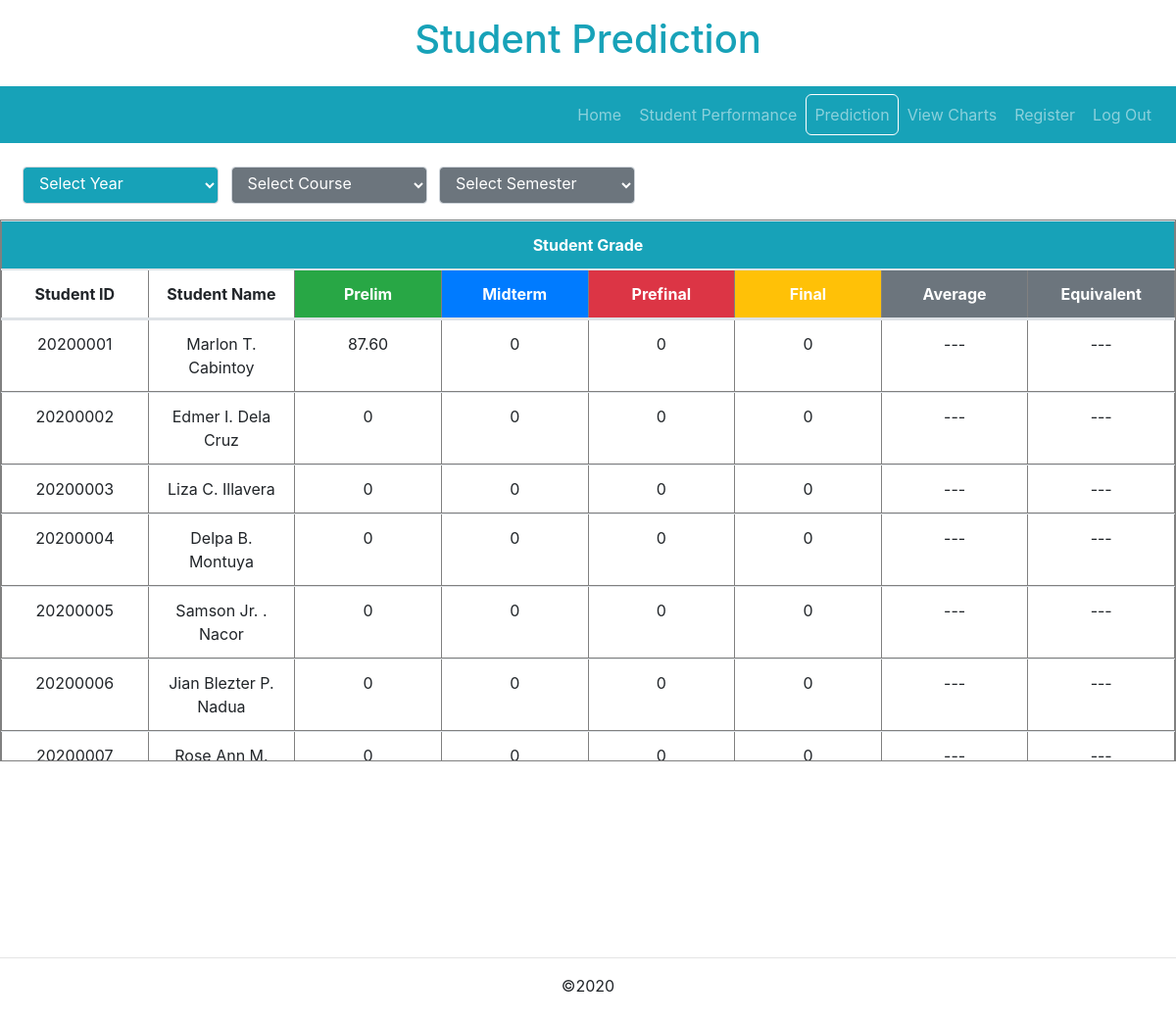
Before: /private/admin/prediction_04-08-20.php (signed in) with the older database file.
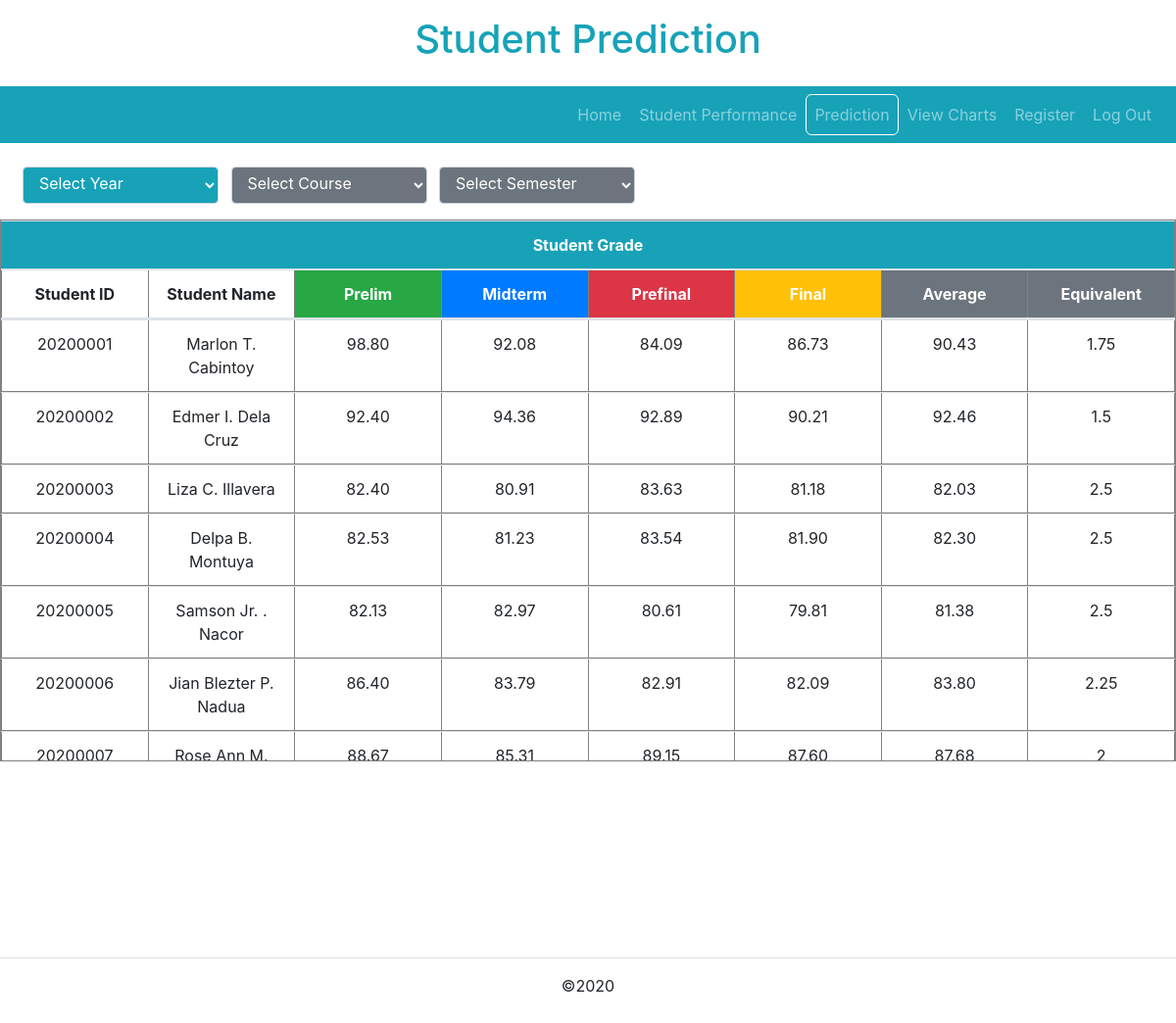
After: the same page with the newer database file.
### tables this page shows
CREATE TABLE `prelim1` (
  `id` int(11) NOT NULL,
  `student_no` varchar(255) NOT NULL,
  `student_name` varchar(255) NOT NULL,
  `year` varchar(255) NOT NULL,
  `course` varchar(255) NOT NULL,
  `prelim_output_1` varchar(255) NOT NULL,
  `prelim_output_2` varchar(255) NOT NULL,
  `prelim_output_total_score` varchar(255) NOT NULL,
  `prelim_output_base` varchar(255) NOT NULL,
  `prelim_output_weight` varchar(255) NOT NULL,
  `prelim_performance_1` varchar(255) NOT NULL,
  `prelim_performance_2` varchar(255) NOT NULL,
  `prelim_performance_total_score` varchar(255) NOT NULL,
  `prelim_performance_base` varchar(255) NOT NULL,
  `prelim_performance_weight` varchar(255) NOT NULL,
  `prelim_written_test` varchar(255) NOT NULL,
  `prelim_written_test_base` varchar(255) NOT NULL,
  `prelim_written_test_weight` varchar(255) NOT NULL,
  `prelim_grade` varchar(255) NOT NULL,
  `prelim_grade_equivalent` varchar(255) NOT NULL,
  `semester` varchar(255) NOT NULL
);

CREATE TABLE `_user_tbl_` (
  `id` int(11) NOT NULL,
  `student_no` varchar(255) NOT NULL,
  `lastname` varchar(255) NOT NULL,
  `firstname` varchar(255) NOT NULL,
  `middlename` varchar(255) NOT NULL,
  `course` varchar(255) NOT NULL,
  `year` varchar(255) NOT NULL,
  `username` varchar(255) NOT NULL,
  `password` varchar(255) NOT NULL,
  `account_type` varchar(255) NOT NULL
);

CREATE TABLE `midterm1` (
  `id` int(11) NOT NULL,
  `student_no` varchar(255) NOT NULL,
  `student_name` varchar(255) NOT NULL,
  `year` varchar(255) NOT NULL,
  `course` varchar(255) NOT NULL,
  `midterm_output_1` varchar(255) NOT NULL,
  `midterm_output_2` varchar(255) NOT NULL,
  `midterm_output_total_score` varchar(255) NOT NULL,
  `midterm_output_base` varchar(255) NOT NULL,
  `midterm_output_weight` varchar(255) NOT NULL,
  `midterm_performance_1` varchar(255) NOT NULL,
  `midterm_performance_2` varchar(255) NOT NULL,
  `midterm_performance_total_score` varchar(255) NOT NULL,
  `midterm_performance_base` varchar(255) NOT NULL,
  `midterm_performance_weight` varchar(255) NOT NULL,
  `midterm_written_test` varchar(255) NOT NULL,
  `midterm_written_test_base` varchar(255) NOT NULL,
  `midterm_written_test_weight` varchar(255) NOT NULL,
  `midterm_2nd_quarter` varchar(255) NOT NULL,
  `midterm_grade` varchar(255) NOT NULL,
  `midterm_grade_equivalent` varchar(255) NOT NULL,
  `midterm_remarks` varchar(255) NOT NULL,
  `semester` varchar(255) NOT NULL
);

CREATE TABLE `prefinal1` (
  `id` int(11) NOT NULL,
  `student_no` varchar(255) NOT NULL,
  `student_name` varchar(255) NOT NULL,
  `year` varchar(255) NOT NULL,
  `course` varchar(255) NOT NULL,
  `prefinal_output_1` varchar(255) NOT NULL,
  `prefinal_output_2` varchar(255) NOT NULL,
  `prefinal_output_total_score` varchar(255) NOT NULL,
  `prefinal_output_base` varchar(255) NOT NULL,
  `prefinal_output_weight` varchar(255) NOT NULL,
  `prefinal_performance_1` varchar(255) NOT NULL,
  `prefinal_performance_2` varchar(255) NOT NULL,
  `prefinal_performance_total_score` varchar(255) NOT NULL,
  `prefinal_performance_base` varchar(255) NOT NULL,
  `prefinal_performance_weight` varchar(255) NOT NULL,
  `prefinal_written_test` varchar(255) NOT NULL,
  `prefinal_written_test_base` varchar(255) NOT NULL,
  `prefinal_written_test_weight` varchar(255) NOT NULL,
  `prefinal_3rd_quarter` varchar(255) NOT NULL,
  `prefinal_grade` varchar(255) NOT NULL,
  `prefinal_grade_equivalent` varchar(255) NOT NULL,
  `semester` varchar(255) NOT NULL,
  `prefinal_prediction` varchar(255) NOT NULL
);

CREATE TABLE `final1` (
  `id` int(11) NOT NULL,
  `student_no` varchar(255) NOT NULL,
  `student_name` varchar(255) NOT NULL,
  `year` varchar(255) NOT NULL,
  `course` varchar(255) NOT NULL,
  `final_output_1` varchar(255) NOT NULL,
  `final_output_2` varchar(255) NOT NULL,
  `final_output_total_score` varchar(255) NOT NULL,
  `final_output_base` varchar(255) NOT NULL,
  `final_output_weight` varchar(255) NOT NULL,
  `final_performance_1` varchar(255) NOT NULL,
  `final_performance_2` varchar(255) NOT NULL,
  `final_performance_total_score` varchar(255) NOT NULL,
  `final_performance_base` varchar(255) NOT NULL,
  `final_performance_weight` varchar(255) NOT NULL,
  `final_written_test` varchar(255) NOT NULL,
  `final_written_test_base` varchar(255) NOT NULL,
  `final_written_test_weight` varchar(255) NOT NULL,
  `final_4th_quarter` varchar(255) NOT NULL,
  `final_grade` varchar(255) NOT NULL,
  `final_grade_equivalent` varchar(255) NOT NULL,
  `final_grade_remarks` varchar(255) NOT NULL,
  `semester` varchar(255) NOT NULL,
  `final_prediction` varchar(255) NOT NULL
);

### private/admin/prediction_04-08-20.php (the view, shortened to what the rows shown need)
<?php
include("../bins/connections.php");
include("../../bins/header.php");
?>
<center>
<h1 class="py-3 text-info px-1">Student Prediction</h1>
</center>
<br>
<table border="1" class="table table-hover mt-3 col-sm">
    <thead>
    <tr><th class="px-3 text-center bg-info text-white" colspan="8">Student Grade</th></tr>
    <tr class="text-center"><th class="px-3">Student ID</th><th class="px-3">Student Name</th><th class="px-3 bg-success text-white">Prelim</th><th class="px-3 bg-primary text-white">Midterm</th><th class="px-3 bg-danger text-white" id="prefinal">Prefinal</th><th class="px-3 bg-warning text-white" id="final">Final</th><th class="px-3 bg-secondary text-white" id="average">Average</th><th class="px-3 bg-secondary text-white" id="average">Equivalent</th></tr>
    </thead>
    <tbody>
<?php
  if(isset($_GET["_y"])){
    $year = $_GET["_y"];
  }else{
    $year = "";
  }
  if(isset($_GET["_s_e_"])){
    $semester = $_GET["_s_e_"];
  }else{
    $semester = "sem1";
  }
  if(isset($_GET["_y"]) && !isset($_GET["_c"]) && !isset($_GET["_s_e_"])){
    $ready = "100";
  }elseif(isset($_GET["_y"]) && isset($_GET["_c"]) && !isset($_GET["_s_e_"])){
    $ready = "110";
  }elseif(isset($_GET["_y"]) && isset($_GET["_c"]) && isset($_GET["_s_e_"])){
    $ready = "111";
  }else{
    $ready = "";
  }
  $prelim = "prelim$semester[3]";
  $midterm = "midterm$semester[3]";
  $prefinal = "prefinal$semester[3]";
  $final = "final$semester[3]";
  if($ready == "100"){
    $prelim_qry = mysqli_query($connections, "SELECT * FROM $prelim WHERE year='$year' ");
    $midterm_qry = mysqli_query($connections, "SELECT * FROM $midterm WHERE year='$year' ");
    $prefinal_qry = mysqli_query($connections, "SELECT * FROM $prefinal WHERE year='$year' ");
    $final_qry = mysqli_query($connections, "SELECT * FROM $final WHERE year='$year' ");
    $students_qry = mysqli_query($connections, "SELECT * FROM _user_tbl_ WHERE account_type='2' AND year='$year' ");
  }else{
    $prelim_qry = mysqli_query($connections, "SELECT * FROM $prelim ");
    $midterm_qry = mysqli_query($connections, "SELECT * FROM $midterm ");
    $prefinal_qry = mysqli_query($connections, "SELECT * FROM $prefinal ");
    $final_qry = mysqli_query($connections, "SELECT * FROM $final ");
    $students_qry = mysqli_query($connections, "SELECT * FROM _user_tbl_ WHERE account_type='2' ");
  }
while($row_prelim = mysqli_fetch_assoc($prelim_qry)){
 $row_midterm = mysqli_fetch_assoc($midterm_qry);
 $row_prefinal = mysqli_fetch_assoc($prefinal_qry);
 $row_final = mysqli_fetch_assoc($final_qry);
 $row_students = mysqli_fetch_assoc($students_qry);
 $student_no = $row_students["student_no"];
 $lastname = $row_students["lastname"];
 $firstname = $row_students["firstname"];
 $middlename = $row_students["middlename"];
 $student_name = $firstname . " " . $middlename[0] . ". " . $lastname;
$prelim_output_1 = $row_prelim['prelim_output_1'];
$prelim_output_2 = $row_prelim['prelim_output_2'];
$prelim_performance_1 = $row_prelim['prelim_performance_1'];
$prelim_performance_2 = $row_prelim['prelim_performance_2'];
$prelim_written_test = $row_prelim['prelim_written_test'];
if($prelim_output_1 == 0 && $prelim_output_2 == 0 &&
   $prelim_performance_1 == 0 && $prelim_performance_1 == 0 &&
   $prelim_written_test == 0){
    $prelim_grade = 0;
}else{
$prelim_output_total_score = $prelim_output_1 + $prelim_output_2;
$prelim_performance_total_score = $prelim_performance_1 + $prelim_performance_2;
$prelim_output_base = $prelim_output_total_score / 40 * 40 + 60;
$prelim_performance_base = $prelim_performance_total_score / 40 * 40 + 60;
$prelim_written_test_base =  $prelim_written_test / 30 * 40 + 60;
$prelim_output_weight = $prelim_output_base * 0.40;
$prelim_performance_weight = $prelim_performance_base * 0.40;
$prelim_written_test_weight = $prelim_written_test_base * 0.20;
$prelim_grade = $prelim_output_weight + $prelim_performance_weight + $prelim_written_test_weight;
$prelim_grade = number_format((float)$prelim_grade,2,".","");
}
$midterm_output_1 = $row_midterm["midterm_output_1"];
$midterm_output_2 = $row_midterm["midterm_output_2"];
$midterm_performance_1 = $row_midterm["midterm_performance_1"];
$midterm_performance_2 = $row_midterm["midterm_performance_2"];
$midterm_written_test = $row_midterm["midterm_written_test"];
if($midterm_output_1 == 0 && $midterm_output_2 == 0 &&
   $midterm_performance_1 == 0 && $midterm_performance_1 == 0 &&
   $midterm_written_test == 0){
    $midterm_grade = 0;
}else{
$midterm_output_total_score = $midterm_output_1 + $midterm_output_2;
$midterm_output_base = $midterm_output_total_score / 40 * 40 + 60;
$midterm_output_weight = $midterm_output_base * 0.40;
$midterm_performance_total_score = $midterm_performance_1 + $midterm_performance_2;
$midterm_performance_base = $midterm_performance_total_score / 40 * 40 + 60;
$midterm_written_test_base = $midterm_written_test / 30 * 40 + 60;
$midterm_performance_weight = $midterm_performance_base * 0.40;
$midterm_written_test_weight = $midterm_written_test_base * 0.20;
$midterm_2nd_quarter = $midterm_output_weight + $midterm_performance_weight + $midterm_written_test_weight;
$midterm_grade = $prelim_grade * 0.3 + $midterm_2nd_quarter * 0.7;
$midterm_grade = number_format((float)$midterm_grade,2,".","");
}
$prefinal_output_1 = $row_prefinal["prefinal_output_1"];
$prefinal_output_2 = $row_prefinal["prefinal_output_2"];
$prefinal_performance_1 = $row_prefinal["prefinal_performance_1"];
$prefinal_performance_2 = $row_prefinal["prefinal_performance_2"];
$prefinal_written_test = $row_prefinal["prefinal_written_test"];
$prefinal_prediction = $row_prefinal["prefinal_prediction"];
if($prefinal_output_1 <= 0 && $prefinal_output_2 <= 0 &&
   $prefinal_performance_1 <= 0 && $prefinal_performance_1 <= 0 &&
   $prefinal_written_test <= 0){
    $prefinal_grade = 0;
}else{
$prefinal_output_total_score = $prefinal_output_1 + $prefinal_output_2;
$prefinal_performance_total_score = $prefinal_performance_1 + $prefinal_performance_2;
$prefinal_output_base = $prefinal_output_total_score / 40 * 40 + 60;
$prefinal_performance_base = $prefinal_performance_total_score / 40 * 40 + 60;
$prefinal_written_test_base = $prefinal_written_test / 30 * 40 + 60;
$prefinal_output_weight = $prefinal_output_base * 0.40;
$prefinal_performance_weight = $prefinal_performance_base * 0.40;
$prefinal_written_test_weight = $prefinal_written_test_base * 0.20;
$prefinal_3rd_quarter = $prefinal_output_weight + $prefinal_performance_weight + $prefinal_written_test_weight;
$prefinal_grade = $midterm_grade * 0.3 + $prefinal_3rd_quarter * 0.7;
$prefinal_grade = number_format((float)$prefinal_grade,2,".","");
}
$final_output_1 = $row_final["final_output_1"];
$final_output_2 = $row_final["final_output_2"];
$final_performance_1 = $row_final["final_performance_1"];
$final_performance_2 = $row_final["final_performance_2"];
$final_written_test = $row_final["final_written_test"];
$final_prediction = $row_final["final_prediction"];
if($final_output_1 <= 0 && $final_output_2 <= 0 &&
   $final_performance_1 <= 0 && $final_performance_1 <= 0 &&
   $final_written_test <= 0){
    $final_grade = 0;
}else{
$final_output_total_score = $final_output_1 + $final_output_2;
$final_output_base = $final_output_total_score / 40 * 40 + 60;
$final_output_weight = $final_output_base * 0.40;
$final_performance_total_score = $final_performance_1 + $final_performance_2;
$final_performance_base = $final_performance_total_score / 40 * 40 + 60;
$final_performance_weight = $final_performance_base * 0.40;
$final_written_test_base = $final_written_test / 30 * 40 + 60;
$final_written_test_weight = $final_written_test_base * 0.20;
$final_4th_quarter = $final_output_weight + $final_performance_weight + $final_written_test_weight;
$final_grade = $prefinal_grade * 0.3 + $final_4th_quarter * 0.7;
$final_grade = number_format((float)$final_grade,2,".","");
}
$average = "";
?>
<tr class="text-center">
<td><?php echo $student_no; ?></td>
<td><?php echo $student_name; ?></td>
<td><?php echo $prelim_grade; ?></td>
<td><?php echo $midterm_grade; ?></td>
<td>
<?php
if($prefinal_prediction>0){
  echo "<sup class='badge badge-warning'>Prediction</sup>".$prefinal_prediction;
}else{
  echo $prefinal_grade;
}
?>
</td>
<td>
<?php
if($final_prediction>0){
  echo "<sup class='badge badge-warning'>Prediction</sup>".$final_prediction;
}else{
  echo $final_grade;
}
?>
</td>
<td>
<?php
if(($prelim_grade>0) && ($midterm_grade>0) && ($prefinal_grade > 0) && ($final_grade>0)){
  $average = ($prelim_grade + $midterm_grade + $prefinal_grade + $final_grade) / 4;
  echo number_format((float)$average,2,".","");
}else if(($prelim_grade>0) && ($midterm_grade>0) && ($prefinal_prediction > 0) && ($final_prediction>0)){
  $average = ($prelim_grade + $midterm_grade + $prefinal_prediction + $final_prediction) / 4;
  echo "<sup class='badge badge-warning'>Prediction</sup>".number_format((float)$average,2,".","");
}else if(($prelim_grade>0) && ($midterm_grade>0) && ($prefinal_grade > 0) && ($final_prediction>0)){
  $average = ($prelim_grade + $midterm_grade + $prefinal_grade + $final_prediction) / 4;
  echo "<sup class='badge badge-warning'>Prediction</sup>".number_format((float)$average,2,".","");
}else{
  echo "---";
}
?>
</td>
<td>
<?php
switch (true) {
    case ($average >= 76.5 && $average <= 79.4):
        $equivalent = "2.75";
        break;
    case ($average >= 79.5 && $average <= 82.4):
        $equivalent = "2.5";
        break;
    case ($average >= 82.5 && $average <= 85.4):
        $equivalent = "2.25";
        break;
    case ($average >= 85.5 && $average <= 88.4):
        $equivalent = "2";
        break;
    case ($average >= 88.5 && $average <= 91.4):
        $equivalent = "1.75";
        break;
    case ($average >= 91.5 && $average <= 94.4):
        $equivalent = "1.5";
        break;
    default:
        $equivalent = "---";
}
if(($prelim_grade>0) && ($midterm_grade>0) && ($prefinal_prediction > 0) && ($final_prediction>0)){
 echo "<sup class='badge badge-warning'>Prediction</sup></br>".$equivalent;
 }elseif(($prelim_grade>0) && ($midterm_grade>0) && ($prefinal_grade > 0) && ($final_prediction>0)){
  $average = ($prelim_grade + $midterm_grade + $prefinal_grade + $final_prediction) / 4;
  echo "<sup class='badge badge-warning'>Prediction</sup></br>".$equivalent;
 }else{
 echo $equivalent;
 }
 ?>
</td>
</tr>
<?php
}
?>
</table>
<br>
<br>
<br>
<br>
<br>
<br>
<br>
<?php
include("../../bins/footer_non_fixed.php");
?>

Changed rows visible on the page:
changed prelim1 "Marlon T. Cabintoy": prelim_grade "87.60" → "98.80"; midterm_grade "0" → "92.08"; prefinal_grade "0" → "84.09"; final_grade "0" → "86.73"; average (not shown) → "90.43"; equivalent "---" → "1.75"; no longer shows "---"
changed prelim1 "Edmer I. Dela Cruz": prelim_grade "0" → "92.40"; midterm_grade "0" → "94.36"; prefinal_grade "0" → "92.89"; final_grade "0" → "90.21"; average (not shown) → "92.46"; equivalent "---" → "1.5"; no longer shows "---"
changed prelim1 "Liza C. Illavera": prelim_grade "0" → "82.40"; midterm_grade "0" → "80.91"; prefinal_grade "0" → "83.63"; final_grade "0" → "81.18"; average (not shown) → "82.03"; equivalent "---" → "2.5"; no longer shows "---"
changed prelim1 "Delpa B. Montuya": prelim_grade "0" → "82.53"; midterm_grade "0" → "81.23"; prefinal_grade "0" → "83.54"; final_grade "0" → "81.90"; average (not shown) → "82.30"; equivalent "---" → "2.5"; no longer shows "---"
changed prelim1 "Samson Jr. . Nacor": prelim_grade "0" → "82.13"; midterm_grade "0" → "82.97"; prefinal_grade "0" → "80.61"; final_grade "0" → "79.81"; average (not shown) → "81.38"; equivalent "---" → "2.5"; no longer shows "---"
changed prelim1 "Jian Blezter P. Nadua": prelim_grade "0" → "86.40"; midterm_grade "0" → "83.79"; prefinal_grade "0" → "82.91"; final_grade "0" → "82.09"; average (not shown) → "83.80"; equivalent "---" → "2.25"; no longer shows "---"
changed prelim1 "Rose Ann M.…": prelim_grade "0" → "88.67"; midterm_grade "0" → "85.31"; prefinal_grade "0" → "89.15"; final_grade "0" → "87.60"; average (not shown) → "87.68"; equivalent "---" → "2"; no longer shows "---"
